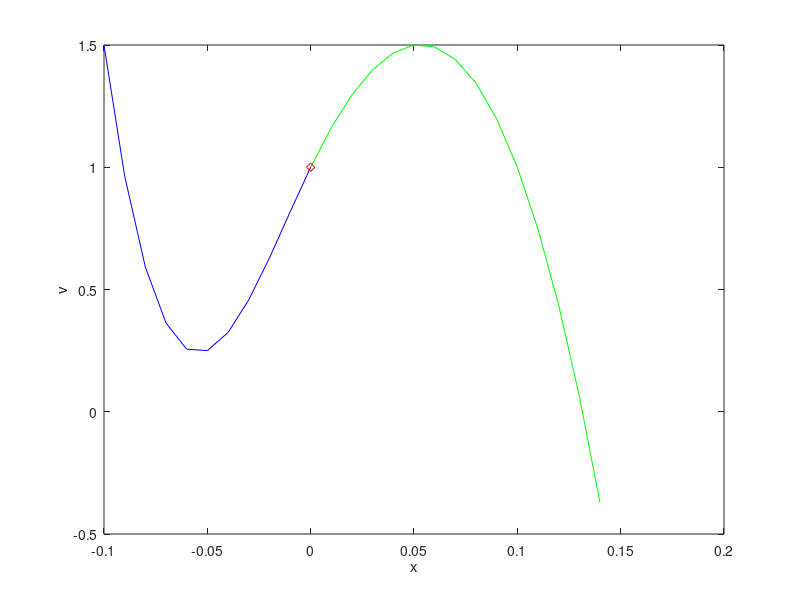

MATLAB code for this plot: (Note: this script raises an error after producing the figure.)
% Figure 11.3 : matching two cubics with different 3rd deriv.

clear all
close all
A = [.05, .05^2, .05^3; .1, .1^2, .1^3; -.05, (-.05)^2, 7*(-.05)^3];
rhs = [1.5-1; 1-1; .25-1];

x = A\rhs;

ai = [1;x];
aim = ai; aim(4) = 7*ai(4);

x1 = -.1:.01:0;
v1 = aim(1) + aim(2)*x1 + aim(3)*x1.^2 + aim(4)*x1.^3;
x2 = 0:.01:.14;
v2 = ai(1) + ai(2)*x2 + ai(3)*x2.^2 + ai(4)*x2.^3;
clf
plot(x1,v1,'b',x2,v2,'g',0,1,'rd')
hold on
xlabel('x')
ylabel('v')
gtext('s_i')
gtext('s_{i-1}')
gtext('x_i')